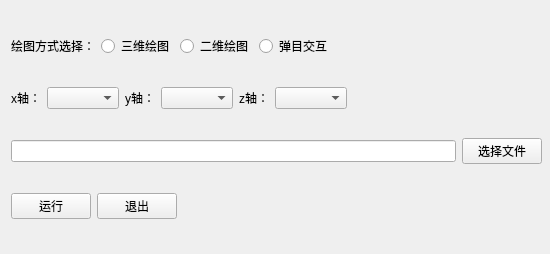
<?xml version="1.0" encoding="UTF-8"?>
<ui version="4.0">
 <class>UI_New</class>
 <widget class="QWidget" name="UI_New">
  <property name="geometry">
   <rect>
    <x>0</x>
    <y>0</y>
    <width>550</width>
    <height>254</height>
   </rect>
  </property>
  <property name="windowTitle">
   <string>Form</string>
  </property>
  <widget class="QWidget" name="layoutWidget">
   <property name="geometry">
    <rect>
     <x>11</x>
     <y>11</y>
     <width>531</width>
     <height>231</height>
    </rect>
   </property>
   <layout class="QVBoxLayout" name="verticalLayout">
    <item>
     <layout class="QHBoxLayout" name="horizontalLayout_3">
      <item>
       <widget class="QLabel" name="label_4">
        <property name="text">
         <string>绘图方式选择：</string>
        </property>
       </widget>
      </item>
      <item>
       <widget class="QRadioButton" name="radio_three">
        <property name="text">
         <string>三维绘图</string>
        </property>
       </widget>
      </item>
      <item>
       <widget class="QRadioButton" name="radio_two">
        <property name="text">
         <string>二维绘图</string>
        </property>
       </widget>
      </item>
      <item>
       <widget class="QRadioButton" name="radio_mis">
        <property name="text">
         <string>弹目交互</string>
        </property>
       </widget>
      </item>
      <item>
       <spacer name="horizontalSpacer_3">
        <property name="orientation">
         <enum>Qt::Horizontal</enum>
        </property>
        <property name="sizeHint" stdset="0">
         <size>
          <width>40</width>
          <height>20</height>
         </size>
        </property>
       </spacer>
      </item>
     </layout>
    </item>
    <item>
     <layout class="QHBoxLayout" name="horizontalLayout_5">
      <item>
       <widget class="QLabel" name="label_x">
        <property name="text">
         <string>x轴：</string>
        </property>
       </widget>
      </item>
      <item>
       <widget class="QComboBox" name="comboBox_x"/>
      </item>
      <item>
       <widget class="QLabel" name="label_y">
        <property name="text">
         <string>y轴：</string>
        </property>
       </widget>
      </item>
      <item>
       <widget class="QComboBox" name="comboBox_y"/>
      </item>
      <item>
       <widget class="QLabel" name="label_z">
        <property name="text">
         <string>z轴：</string>
        </property>
       </widget>
      </item>
      <item>
       <widget class="QComboBox" name="comboBox_z"/>
      </item>
      <item>
       <spacer name="horizontalSpacer_4">
        <property name="orientation">
         <enum>Qt::Horizontal</enum>
        </property>
        <property name="sizeHint" stdset="0">
         <size>
          <width>40</width>
          <height>20</height>
         </size>
        </property>
       </spacer>
      </item>
     </layout>
    </item>
    <item>
     <layout class="QHBoxLayout" name="horizontalLayout_4">
      <item>
       <layout class="QHBoxLayout" name="horizontalLayout_2">
        <item>
         <widget class="QLineEdit" name="lineEdit_path"/>
        </item>
        <item>
         <widget class="QPushButton" name="btn_choosefile">
          <property name="text">
           <string>选择文件</string>
          </property>
         </widget>
        </item>
       </layout>
      </item>
     </layout>
    </item>
    <item>
     <layout class="QHBoxLayout" name="horizontalLayout">
      <item>
       <widget class="QPushButton" name="btn_run">
        <property name="text">
         <string>运行</string>
        </property>
       </widget>
      </item>
      <item>
       <widget class="QPushButton" name="btn_close">
        <property name="text">
         <string>退出</string>
        </property>
       </widget>
      </item>
      <item>
       <spacer name="horizontalSpacer_2">
        <property name="orientation">
         <enum>Qt::Horizontal</enum>
        </property>
        <property name="sizeHint" stdset="0">
         <size>
          <width>40</width>
          <height>20</height>
         </size>
        </property>
       </spacer>
      </item>
     </layout>
    </item>
   </layout>
  </widget>
 </widget>
 <resources/>
 <connections/>
</ui>
